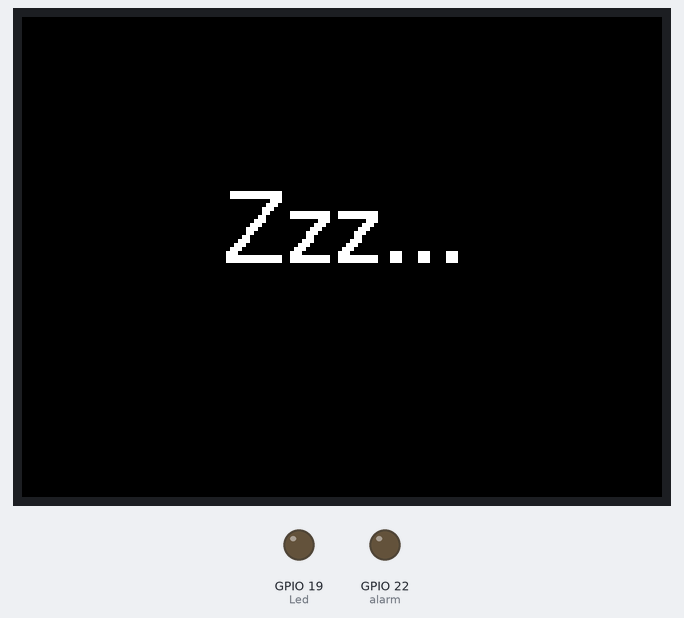
A sketch run on a simulated ESP32. On the bench: 320×240 colour display, output pins drawn as LEDs (lit = HIGH). WiFi joins after 1.5 s; servers stay silent unless stated; no MQTT or app messages arrive unless stated; what the sketch prints to the serial monitor is not drawn.

Above: at 2.0 s.

The sketch:

DISPLAYS-MODULES.ino
```cpp
#include <WiFi.h>
#include <WiFiClientSecure.h>
#include "Adafruit_MQTT.h"
#include "Adafruit_MQTT_Client.h"
#include <TFT_eSPI.h> // Graphics and font library for ILI9341 driver chip
#include <SPI.h>

/**********************************WIFI**********************************/
#define WLAN_SSID       "POCOKAI"
#define WLAN_PASS       "KAIROSA2020"
String hostname= "ESP32-DISPLAYS";

/************************* ADAFRUIT *********************************/
#define AIO_SERVER      "io.adafruit.com"
#define AIO_SERVERPORT  1883                   // use 8883 for SSL
#define AIO_USERNAME  "Rosita"
#define AIO_KEY       "aio_PnFU80AMmjsHZxWkZrKHROAYqVzl"
WiFiClient client;
Adafruit_MQTT_Client mqtt(&client, AIO_SERVER, AIO_SERVERPORT, "ESP32-DISPLAYS", AIO_USERNAME, AIO_KEY);
Adafruit_MQTT_Subscribe sensor_rfid = Adafruit_MQTT_Subscribe(&mqtt, AIO_USERNAME "/feeds/sensor-rfid", MQTT_QOS_1);
Adafruit_MQTT_Subscribe sensor_ultrasonic = Adafruit_MQTT_Subscribe(&mqtt, AIO_USERNAME "/feeds/sensor_ultrasonic", MQTT_QOS_1);
Adafruit_MQTT_Subscribe sensor_magnetic = Adafruit_MQTT_Subscribe(&mqtt, AIO_USERNAME "/feeds/sensor_magnetic", MQTT_QOS_1);


TFT_eSPI tft = TFT_eSPI();  // Invoke library, pins defined in User_Setup.h

String mainMessage = "Zzz...";
int Led = 19;
#define alarm 22

void setup() {
  Serial.begin(115200);

  wifiInit();

  sensor_rfid.setCallback(rfidCallBack);

  mqtt.subscribe(&sensor_rfid);
  mqtt.subscribe(&sensor_ultrasonic);
  mqtt.subscribe(&sensor_magnetic);


  tft.init();
  tft.setRotation(1);

  pinMode(Led, OUTPUT);
  pinMode(alarm, OUTPUT);
  digitalWrite(Led, LOW);

}

void loop() {
  MQTT_connect();
  if(!mqtt.ping()) mqtt.disconnect();

  if(mainMessage == "Zzz..."){
      tft.setTextSize(2);
      tft.fillScreen(TFT_BLACK);
      tft.setTextColor(TFT_WHITE, TFT_BLACK);
      tft.drawString(mainMessage, 100, 85, 4);
  }

  delay(10);

}


void wifiInit(){
  Serial.println(); Serial.println();
  Serial.print("Connecting to ");
  Serial.println(WLAN_SSID);

  WiFi.mode(WIFI_STA);
  WiFi.config(INADDR_NONE, INADDR_NONE, INADDR_NONE, INADDR_NONE);
  WiFi.setHostname(hostname.c_str());
  WiFi.begin(WLAN_SSID, WLAN_PASS);
  while (WiFi.status() != WL_CONNECTED) {
    delay(500);
    Serial.print(".");
  }
  Serial.println();
  Serial.println("WiFi connected");
  Serial.println("IP address: "); Serial.println(WiFi.localIP());
}


void MQTT_connect() {
  int8_t ret;
  if (mqtt.connected()) return;
  Serial.print("Connecting to MQTT... ");
  uint8_t retries = 3;
  while ((ret = mqtt.connect()) != 0) {
    Serial.println(mqtt.connectErrorString(ret));
    Serial.println("Retrying MQTT connection in 10 seconds...");
    mqtt.disconnect();
    delay(10000);
    retries--;
    if (retries == 0) while (1);
  }
  Serial.println("MQTT Connected!");
}


void rfidCallBack(char *data, uint16_t len) {
  Serial.println(data);
  mainMessage = String(data);
  tft.setTextSize(1);
  tft.fillScreen(TFT_BLACK);
  if (mainMessage == "Se ha bloqueado la puerta."){
      tft.setTextColor(TFT_WHITE, TFT_BLACK);
      tft.drawString("Bloqueando puerta...", 40, 95, 4);
      delay(1000);
      mainMessage = "Zzz...";
      digitalWrite(Led, LOW);
  }
  else if(mainMessage == "Se ha desbloqueado la puerta."){
      tft.setTextColor(TFT_GREEN, TFT_BLACK);
      tft.drawString("Acceso concedido", 50, 95, 4);
      tone(alarm, 1000);
      delay(1000);
      tft.setTextColor(TFT_WHITE, TFT_BLACK);
      tft.drawString("Puerta desbloqueada", 40, 95, 4);
      digitalWrite(Led, HIGH);
      noTone(alarm);

  }
  else if(mainMessage == "Acceso denegado"){
      tft.setTextColor(TFT_RED, TFT_BLACK);
      tft.drawString("Acceso denegado", 50, 95, 4);
  }
}
```
